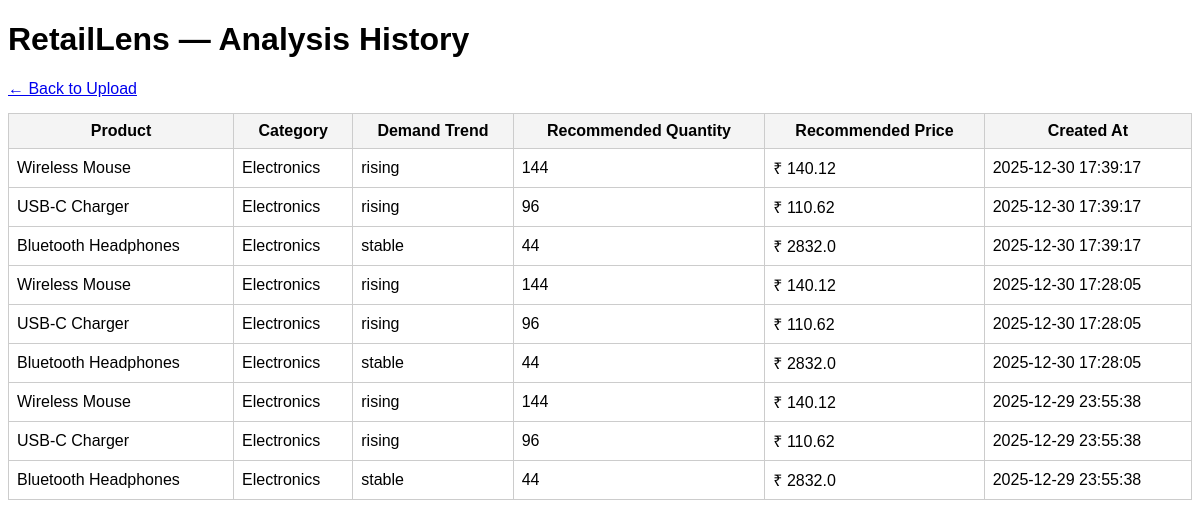
The app's page /history with its own data.
### tables this page shows
CREATE TABLE analyses (
    id INTEGER PRIMARY KEY AUTOINCREMENT,
    product_name TEXT NOT NULL,
    category TEXT,
    demand_trend TEXT,
    recommended_quantity INTEGER,
    recommended_price REAL,
    explanation TEXT,
    created_at TIMESTAMP DEFAULT CURRENT_TIMESTAMP
);

### retaillens/app.py (the view)
@app.route("/history")
def history():
    conn = get_db_connection()
    cursor = conn.cursor()
    cursor.execute("""
        SELECT
            product_name,
            category,
            demand_trend,
            recommended_quantity,
            recommended_price,
            created_at
        FROM analyses
        ORDER BY created_at DESC
    """)
    rows = cursor.fetchall()
    conn.close()
    return render_template("history.html", rows=rows)

### retaillens/app.py (called while the page is built)
def get_db_connection():
    conn = sqlite3.connect(DB_NAME)
    conn.row_factory = sqlite3.Row
    return conn

### retaillens/templates/history.html (shortened to what this page needs)
<!DOCTYPE html>
<html>
<head>
</head>
<body>
<h1>RetailLens — Analysis History</h1>
<a href="/">← Back to Upload</a>
{% if rows %}
<table>
    <tr>
        <th>Product</th>
        <th>Category</th>
        <th>Demand Trend</th>
        <th>Recommended Quantity</th>
        <th>Recommended Price</th>
        <th>Created At</th>
    </tr>
    {% for row in rows %}
    <tr>
        <td>{{ row["product_name"] }}</td>
        <td>{{ row["category"] }}</td>
        <td>{{ row["demand_trend"] }}</td>
        <td>{{ row["recommended_quantity"] }}</td>
        <td>₹ {{ row["recommended_price"] }}</td>
        <td>{{ row["created_at"] }}</td>
    </tr>
    {% endfor %}
</table>
{% else %}
<p>No analysis history found.</p>
{% endif %}
</body>
</html>

### retaillens/templates/history.html (style rules this page uses)
body { font-family: Arial, sans-serif; }
table { border-collapse: collapse; width: 100%; margin-top: 15px; }
th, td { border: 1px solid #ccc; padding: 8px; }
th { background-color: #f4f4f4; }

### records on screen
analyses: product_name "Wireless Mouse", category "Electronics", demand_trend "rising", recommended_quantity "144", recommended_price "140.12", created_at "2025-12-30 17:39:17"
analyses: product_name "USB-C Charger", category "Electronics", demand_trend "rising", recommended_quantity "96", recommended_price "110.62", created_at "2025-12-30 17:39:17"
analyses: product_name "Bluetooth Headphones", category "Electronics", demand_trend "stable", recommended_quantity "44", recommended_price "2832.0", created_at "2025-12-30 17:39:17"
analyses: product_name "Wireless Mouse", category "Electronics", demand_trend "rising", recommended_quantity "144", recommended_price "140.12", created_at "2025-12-30 17:28:05"
analyses: product_name "USB-C Charger", category "Electronics", demand_trend "rising", recommended_quantity "96", recommended_price "110.62", created_at "2025-12-30 17:28:05"
analyses: product_name "Bluetooth Headphones", category "Electronics", demand_trend "stable", recommended_quantity "44", recommended_price "2832.0", created_at "2025-12-30 17:28:05"
analyses: product_name "Wireless Mouse", category "Electronics", demand_trend "rising", recommended_quantity "144", recommended_price "140.12", created_at "2025-12-29 23:55:38"
analyses: product_name "USB-C Charger", category "Electronics", demand_trend "rising", recommended_quantity "96", recommended_price "110.62", created_at "2025-12-29 23:55:38"
analyses: product_name "Bluetooth Headphones", category "Electronics", demand_trend "stable", recommended_quantity "44", recommended_price "2832.0", created_at "2025-12-29 23:55:38"
